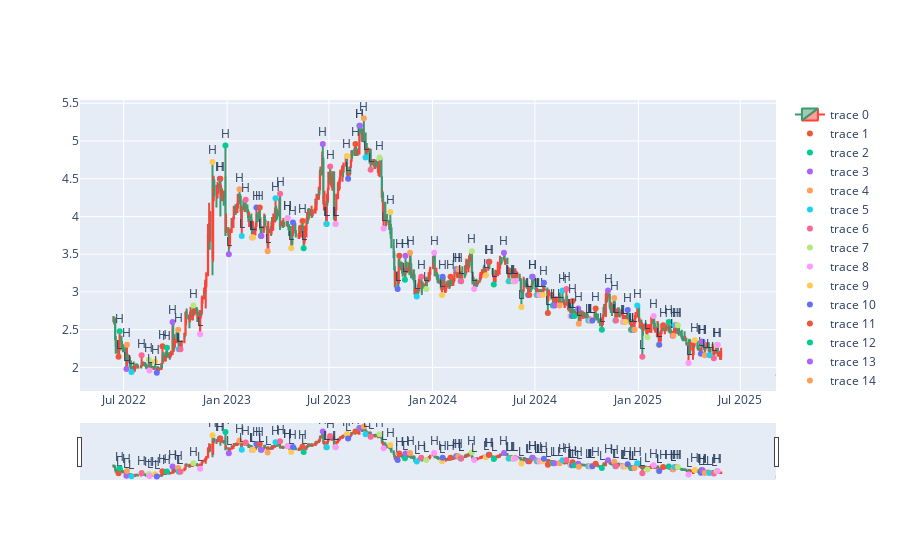

Notebook source saved alongside this figure:
### Code cell
import pandas as pd
import numpy as np
import plotly.graph_objects as go

# --- Step 1: Load Data ---
# ใช้ df ที่มีอยู่แล้วใน notebook

# --- Step 2: หา Swing Points ---
def detect_swings(df, window=5):
    swings = []
    for i in range(window, len(df)-window):
        if df['high_price'][i] == max(df['high_price'][i-window:i+window]):
            swings.append((i, df['high_price'][i], 'H'))
        elif df['low_price'][i] == min(df['low_price'][i-window:i+window]):
            swings.append((i, df['low_price'][i], 'L'))
    return swings

swings = detect_swings(df)

# --- Step 3: ตรวจจับ Harmonic Pattern ---
def is_gartley(xa, ab, bc, cd):
    return (0.618*xa <= ab <= 0.618*xa) and (0.382*ab <= bc <= 0.886*ab) and (0.786*xa <= cd <= 0.786*xa)

# (ต่อยอดได้อีกหลายแพทเทิร์น)

# --- Step 4: Visualization ---
fig = go.Figure(data=[go.Candlestick(x=df['time'],
                                     open=df['open_price'], high=df['high_price'],
                                     low=df['low_price'], close=df['close_price'])])
for i, price, typ in swings:
    fig.add_trace(go.Scatter(x=[df['time'][i]], y=[price],
                             mode="markers+text",
                             text=typ, textposition="top center"))

fig.show()

### Figure 1 — Plotly figure (JSON) as saved in the notebook; plotly's stock layout.template omitted (floating-point values rounded to 4 significant figures; data arrays with more than 128 entries replaced by an {"elided": "..."} marker saying what was removed)
{"data": [{"close": {"elided": "722 float values"}, "high": {"elided": "722 float values"}, "low": {"elided": "722 float values"}, "open": {"elided": "722 float values"}, "type": "candlestick", "x": {"elided": "722 str values"}}, {"mode": "markers+text", "text": "L", "textposition": "top center", "type": "scatter", "x": ["2022-06-22T00:00:00"], "y": [2.14]}, {"mode": "markers+text", "text": "H", "textposition": "top center", "type": "scatter", "x": ["2022-06-24T00:00:00"], "y": [2.48]}, {"mode": "markers+text", "text": "L", "textposition": "top center", "type": "scatter", "x": ["2022-07-06T00:00:00"], "y": [1.98]}, {"mode": "markers+text", "text": "H", "textposition": "top center", "type": "scatter", "x": ["2022-07-07T00:00:00"], "y": [2.3]}, {"mode": "markers+text", "text": "L", "textposition": "top center", "type": "scatter", "x": ["2022-07-15T00:00:00"], "y": [1.94]}, {"mode": "markers+text", "text": "H", "textposition": "top center", "type": "scatter", "x": ["2022-08-02T00:00:00"], "y": [2.16]}, {"mode": "markers+text", "text": "H", "textposition": "top center", "type": "scatter", "x": ["2022-08-15T00:00:00"], "y": [2.1]}, {"mode": "markers+text", "text": "L", "textposition": "top center", "type": "scatter", "x": ["2022-08-16T00:00:00"], "y": [1.96]}, {"mode": "markers+text", "text": "H", "textposition": "top center", "type": "scatter", "x": ["2022-08-26T00:00:00"], "y": [2.08]}, {"mode": "markers+text", "text": "L", "textposition": "top center", "type": "scatter", "x": ["2022-08-29T00:00:00"], "y": [1.93]}, {"mode": "markers+text", "text": "H", "textposition": "top center", "type": "scatter", "x": ["2022-09-08T00:00:00"], "y": [2.28]}, {"mode": "markers+text", "text": "H", "textposition": "top center", "type": "scatter", "x": ["2022-09-16T00:00:00"], "y": [2.26]}, {"mode": "markers+text", "text": "H", "textposition": "top center", "type": "scatter", "x": ["2022-09-26T00:00:00"], "y": [2.6]}, {"mode": "markers+text", "text": "H", "textposition": "top center", "type": "scatter", "x": ["2022-10-06T00:00:00"], "y": [2.5]}, {"mode": "markers+text", "text": "L", "textposition": "top center", "type": "scatter", "x": ["2022-10-07T00:00:00"], "y": [2.24]}, {"mode": "markers+text", "text": "L", "textposition": "top center", "type": "scatter", "x": ["2022-10-10T00:00:00"], "y": [2.24]}, {"mode": "markers+text", "text": "H", "textposition": "top center", "type": "scatter", "x": ["2022-11-02T00:00:00"], "y": [2.82]}, {"mode": "markers+text", "text": "L", "textposition": "top center", "type": "scatter", "x": ["2022-11-14T00:00:00"], "y": [2.44]}, {"mode": "markers+text", "text": "H", "textposition": "top center", "type": "scatter", "x": ["2022-12-06T00:00:00"], "y": [4.72]}, {"mode": "markers+text", "text": "H", "textposition": "top center", "type": "scatter", "x": ["2022-12-19T00:00:00"], "y": [4.5]}, {"mode": "markers+text", "text": "H", "textposition": "top center", "type": "scatter", "x": ["2022-12-20T00:00:00"], "y": [4.5]}, {"mode": "markers+text", "text": "H", "textposition": "top center", "type": "scatter", "x": ["2022-12-29T00:00:00"], "y": [4.94]}, {"mode": "markers+text", "text": "L", "textposition": "top center", "type": "scatter", "x": ["2023-01-04T00:00:00"], "y": [3.5]}, {"mode": "markers+text", "text": "H", "textposition": "top center", "type": "scatter", "x": ["2023-01-23T00:00:00"], "y": [4.36]}, {"mode": "markers+text", "text": "L", "textposition": "top center", "type": "scatter", "x": ["2023-01-27T00:00:00"], "y": [3.74]}, {"mode": "markers+text", "text": "H", "textposition": "top center", "type": "scatter", "x": ["2023-02-03T00:00:00"], "y": [4.22]}, {"mode": "markers+text", "text": "L", "textposition": "top center", "type": "scatter", "x": ["2023-02-14T00:00:00"], "y": [3.72]}, {"mode": "markers+text", "text": "L", "textposition": "top center", "type": "scatter", "x": ["2023-02-15T00:00:00"], "y": [3.72]}, {"mode": "markers+text", "text": "L", "textposition": "top center", "type": "scatter", "x": ["2023-02-16T00:00:00"], "y": [3.72]}, {"mode": "markers+text", "text": "H", "textposition": "top center", "type": "scatter", "x": ["2023-02-22T00:00:00"], "y": [4.12]}, {"mode": "markers+text", "text": "H", "textposition": "top center", "type": "scatter", "x": ["2023-02-28T00:00:00"], "y": [4.12]}, {"mode": "markers+text", "text": "L", "textposition": "top center", "type": "scatter", "x": ["2023-03-02T00:00:00"], "y": [3.74]}, {"mode": "markers+text", "text": "L", "textposition": "top center", "type": "scatter", "x": ["2023-03-03T00:00:00"], "y": [3.74]}, {"mode": "markers+text", "text": "L", "textposition": "top center", "type": "scatter", "x": ["2023-03-14T00:00:00"], "y": [3.54]}, {"mode": "markers+text", "text": "H", "textposition": "top center", "type": "scatter", "x": ["2023-03-28T00:00:00"], "y": [4.24]}, {"mode": "markers+text", "text": "H", "textposition": "top center", "type": "scatter", "x": ["2023-04-05T00:00:00"], "y": [4.3]}, {"mode": "markers+text", "text": "H", "textposition": "top center", "type": "scatter", "x": ["2023-04-18T00:00:00"], "y": [3.98]}, {"mode": "markers+text", "text": "H", "textposition": "top center", "type": "scatter", "x": ["2023-04-19T00:00:00"], "y": [3.98]}, {"mode": "markers+text", "text": "L", "textposition": "top center", "type": "scatter", "x": ["2023-04-25T00:00:00"], "y": [3.58]}, {"mode": "markers+text", "text": "H", "textposition": "top center", "type": "scatter", "x": ["2023-04-28T00:00:00"], "y": [3.92]}, {"mode": "markers+text", "text": "H", "textposition": "top center", "type": "scatter", "x": ["2023-05-15T00:00:00"], "y": [3.94]}, {"mode": "markers+text", "text": "L", "textposition": "top center", "type": "scatter", "x": ["2023-05-17T00:00:00"], "y": [3.58]}, {"mode": "markers+text", "text": "H", "textposition": "top center", "type": "scatter", "x": ["2023-06-20T00:00:00"], "y": [4.96]}, {"mode": "markers+text", "text": "L", "textposition": "top center", "type": "scatter", "x": ["2023-06-26T00:00:00"], "y": [3.9]}, {"mode": "markers+text", "text": "L", "textposition": "top center", "type": "scatter", "x": ["2023-06-27T00:00:00"], "y": [3.9]}, {"mode": "markers+text", "text": "H", "textposition": "top center", "type": "scatter", "x": ["2023-07-03T00:00:00"], "y": [4.66]}, {"mode": "markers+text", "text": "L", "textposition": "top center", "type": "scatter", "x": ["2023-07-12T00:00:00"], "y": [3.9]}, {"mode": "markers+text", "text": "L", "textposition": "top center", "type": "scatter", "x": ["2023-07-13T00:00:00"], "y": [3.9]}, {"mode": "markers+text", "text": "H", "textposition": "top center", "type": "scatter", "x": ["2023-08-02T00:00:00"], "y": [4.8]}, {"mode": "markers+text", "text": "L", "textposition": "top center", "type": "scatter", "x": ["2023-08-04T00:00:00"], "y": [4.5]}, {"mode": "markers+text", "text": "H", "textposition": "top center", "type": "scatter", "x": ["2023-08-17T00:00:00"], "y": [4.96]}, {"mode": "markers+text", "text": "H", "textposition": "top center", "type": "scatter", "x": ["2023-08-24T00:00:00"], "y": [5.2]}, {"mode": "markers+text", "text": "H", "textposition": "top center", "type": "scatter", "x": ["2023-08-25T00:00:00"], "y": [5.2]}, {"mode": "markers+text", "text": "H", "textposition": "top center", "type": "scatter", "x": ["2023-09-01T00:00:00"], "y": [5.3]}, {"mode": "markers+text", "text": "L", "textposition": "top center", "type": "scatter", "x": ["2023-09-04T00:00:00"], "y": [4.78]}, {"mode": "markers+text", "text": "L", "textposition": "top center", "type": "scatter", "x": ["2023-09-13T00:00:00"], "y": [4.62]}, {"mode": "markers+text", "text": "H", "textposition": "top center", "type": "scatter", "x": ["2023-09-29T00:00:00"], "y": [4.78]}, {"mode": "markers+text", "text": "L", "textposition": "top center", "type": "scatter", "x": ["2023-10-06T00:00:00"], "y": [3.84]}, {"mode": "markers+text", "text": "H", "textposition": "top center", "type": "scatter", "x": ["2023-10-18T00:00:00"], "y": [4.06]}, {"mode": "markers+text", "text": "L", "textposition": "top center", "type": "scatter", "x": ["2023-10-31T00:00:00"], "y": [3.04]}, {"mode": "markers+text", "text": "H", "textposition": "top center", "type": "scatter", "x": ["2023-11-03T00:00:00"], "y": [3.48]}, {"mode": "markers+text", "text": "L", "textposition": "top center", "type": "scatter", "x": ["2023-11-13T00:00:00"], "y": [3.16]}, {"mode": "markers+text", "text": "H", "textposition": "top center", "type": "scatter", "x": ["2023-11-14T00:00:00"], "y": [3.48]}, {"mode": "markers+text", "text": "H", "textposition": "top center", "type": "scatter", "x": ["2023-11-22T00:00:00"], "y": [3.52]}, {"mode": "markers+text", "text": "L", "textposition": "top center", "type": "scatter", "x": ["2023-12-04T00:00:00"], "y": [2.94]}, {"mode": "markers+text", "text": "H", "textposition": "top center", "type": "scatter", "x": ["2023-12-12T00:00:00"], "y": [3.2]}, {"mode": "markers+text", "text": "L", "textposition": "top center", "type": "scatter", "x": ["2023-12-21T00:00:00"], "y": [3.04]}, {"mode": "markers+text", "text": "H", "textposition": "top center", "type": "scatter", "x": ["2024-01-04T00:00:00"], "y": [3.52]}, {"mode": "markers+text", "text": "L", "textposition": "top center", "type": "scatter", "x": ["2024-01-18T00:00:00"], "y": [2.96]}, {"mode": "markers+text", "text": "H", "textposition": "top center", "type": "scatter", "x": ["2024-01-19T00:00:00"], "y": [3.2]}, {"mode": "markers+text", "text": "H", "textposition": "top center", "type": "scatter", "x": ["2024-02-02T00:00:00"], "y": [3.2]}, {"mode": "markers+text", "text": "H", "textposition": "top center", "type": "scatter", "x": ["2024-02-12T00:00:00"], "y": [3.3]}, {"mode": "markers+text", "text": "H", "textposition": "top center", "type": "scatter", "x": ["2024-02-13T00:00:00"], "y": [3.3]}, {"mode": "markers+text", "text": "H", "textposition": "top center", "type": "scatter", "x": ["2024-02-16T00:00:00"], "y": [3.3]}, {"mode": "markers+text", "text": "L", "textposition": "top center", "type": "scatter", "x": ["2024-02-20T00:00:00"], "y": [3.14]}, {"mode": "markers+text", "text": "L", "textposition": "top center", "type": "scatter", "x": ["2024-02-21T00:00:00"], "y": [3.14]}, {"mode": "markers+text", "text": "H", "textposition": "top center", "type": "scatter", "x": ["2024-03-11T00:00:00"], "y": [3.54]}, {"mode": "markers+text", "text": "L", "textposition": "top center", "type": "scatter", "x": ["2024-03-15T00:00:00"], "y": [3.04]}, {"mode": "markers+text", "text": "L", "textposition": "top center", "type": "scatter", "x": ["2024-04-05T00:00:00"], "y": [3.22]}, {"mode": "markers+text", "text": "H", "textposition": "top center", "type": "scatter", "x": ["2024-04-10T00:00:00"], "y": [3.4]}, {"mode": "markers+text", "text": "H", "textposition": "top center", "type": "scatter", "x": ["2024-04-11T00:00:00"], "y": [3.4]}, {"mode": "markers+text", "text": "L", "textposition": "top center", "type": "scatter", "x": ["2024-04-19T00:00:00"], "y": [3.1]}, {"mode": "markers+text", "text": "H", "textposition": "top center", "type": "scatter", "x": ["2024-05-07T00:00:00"], "y": [3.52]}, {"mode": "markers+text", "text": "L", "textposition": "top center", "type": "scatter", "x": ["2024-05-15T00:00:00"], "y": [3.14]}, {"mode": "markers+text", "text": "L", "textposition": "top center", "type": "scatter", "x": ["2024-05-16T00:00:00"], "y": [3.14]}, {"mode": "markers+text", "text": "L", "textposition": "top center", "type": "scatter", "x": ["2024-05-23T00:00:00"], "y": [3.14]}, {"mode": "markers+text", "text": "L", "textposition": "top center", "type": "scatter", "x": ["2024-05-24T00:00:00"], "y": [3.14]}, {"mode": "markers+text", "text": "L", "textposition": "top center", "type": "scatter", "x": ["2024-05-27T00:00:00"], "y": [3.14]}, {"mode": "markers+text", "text": "L", "textposition": "top center", "type": "scatter", "x": ["2024-06-07T00:00:00"], "y": [2.8]}, {"mode": "markers+text", "text": "L", "textposition": "top center", "type": "scatter", "x": ["2024-06-19T00:00:00"], "y": [2.96]}, {"mode": "markers+text", "text": "L", "textposition": "top center", "type": "scatter", "x": ["2024-06-21T00:00:00"], "y": [2.96]}, {"mode": "markers+text", "text": "H", "textposition": "top center", "type": "scatter", "x": ["2024-06-26T00:00:00"], "y": [3.2]}, {"mode": "markers+text", "text": "H", "textposition": "top center", "type": "scatter", "x": ["2024-06-27T00:00:00"], "y": [3.2]}, {"mode": "markers+text", "text": "L", "textposition": "top center", "type": "scatter", "x": ["2024-07-04T00:00:00"], "y": [2.96]}, {"mode": "markers+text", "text": "L", "textposition": "top center", "type": "scatter", "x": ["2024-07-05T00:00:00"], "y": [2.96]}, {"mode": "markers+text", "text": "L", "textposition": "top center", "type": "scatter", "x": ["2024-07-08T00:00:00"], "y": [2.96]}, {"mode": "markers+text", "text": "L", "textposition": "top center", "type": "scatter", "x": ["2024-07-09T00:00:00"], "y": [2.96]}, {"mode": "markers+text", "text": "L", "textposition": "top center", "type": "scatter", "x": ["2024-07-10T00:00:00"], "y": [2.96]}, {"mode": "markers+text", "text": "L", "textposition": "top center", "type": "scatter", "x": ["2024-07-15T00:00:00"], "y": [2.96]}, {"mode": "markers+text", "text": "H", "textposition": "top center", "type": "scatter", "x": ["2024-07-17T00:00:00"], "y": [3.12]}, {"mode": "markers+text", "text": "L", "textposition": "top center", "type": "scatter", "x": ["2024-07-24T00:00:00"], "y": [2.72]}, {"mode": "markers+text", "text": "L", "textposition": "top center", "type": "scatter", "x": ["2024-08-02T00:00:00"], "y": [2.82]}, {"mode": "markers+text", "text": "L", "textposition": "top center", "type": "scatter", "x": ["2024-08-05T00:00:00"], "y": [2.82]}, {"mode": "markers+text", "text": "L", "textposition": "top center", "type": "scatter", "x": ["2024-08-14T00:00:00"], "y": [2.82]}, {"mode": "markers+text", "text": "H", "textposition": "top center", "type": "scatter", "x": ["2024-08-19T00:00:00"], "y": [3.02]}, {"mode": "markers+text", "text": "H", "textposition": "top center", "type": "scatter", "x": ["2024-08-26T00:00:00"], "y": [3.04]}, {"mode": "markers+text", "text": "L", "textposition": "top center", "type": "scatter", "x": ["2024-09-02T00:00:00"], "y": [2.68]}, {"mode": "markers+text", "text": "L", "textposition": "top center", "type": "scatter", "x": ["2024-09-03T00:00:00"], "y": [2.68]}, {"mode": "markers+text", "text": "L", "textposition": "top center", "type": "scatter", "x": ["2024-09-04T00:00:00"], "y": [2.68]}, {"mode": "markers+text", "text": "L", "textposition": "top center", "type": "scatter", "x": ["2024-09-05T00:00:00"], "y": [2.68]}, {"mode": "markers+text", "text": "H", "textposition": "top center", "type": "scatter", "x": ["2024-09-06T00:00:00"], "y": [2.88]}, {"mode": "markers+text", "text": "L", "textposition": "top center", "type": "scatter", "x": ["2024-09-09T00:00:00"], "y": [2.68]}, {"mode": "markers+text", "text": "H", "textposition": "top center", "type": "scatter", "x": ["2024-09-16T00:00:00"], "y": [2.78]}, {"mode": "markers+text", "text": "L", "textposition": "top center", "type": "scatter", "x": ["2024-09-17T00:00:00"], "y": [2.58]}, {"mode": "markers+text", "text": "L", "textposition": "top center", "type": "scatter", "x": ["2024-10-04T00:00:00"], "y": [2.62]}, {"mode": "markers+text", "text": "L", "textposition": "top center", "type": "scatter", "x": ["2024-10-07T00:00:00"], "y": [2.62]}, {"mode": "markers+text", "text": "L", "textposition": "top center", "type": "scatter", "x": ["2024-10-08T00:00:00"], "y": [2.62]}, {"mode": "markers+text", "text": "L", "textposition": "top center", "type": "scatter", "x": ["2024-10-09T00:00:00"], "y": [2.62]}, {"mode": "markers+text", "text": "L", "textposition": "top center", "type": "scatter", "x": ["2024-10-10T00:00:00"], "y": [2.62]}, {"mode": "markers+text", "text": "L", "textposition": "top center", "type": "scatter", "x": ["2024-10-11T00:00:00"], "y": [2.62]}, {"mode": "markers+text", "text": "H", "textposition": "top center", "type": "scatter", "x": ["2024-10-17T00:00:00"], "y": [2.78]}, {"mode": "markers+text", "text": "L", "textposition": "top center", "type": "scatter", "x": ["2024-10-28T00:00:00"], "y": [2.5]}, {"mode": "markers+text", "text": "H", "textposition": "top center", "type": "scatter", "x": ["2024-11-08T00:00:00"], "y": [3.02]}, {"mode": "markers+text", "text": "H", "textposition": "top center", "type": "scatter", "x": ["2024-11-19T00:00:00"], "y": [2.92]}, {"mode": "markers+text", "text": "L", "textposition": "top center", "type": "scatter", "x": ["2024-11-21T00:00:00"], "y": [2.62]}, {"mode": "markers+text", "text": "L", "textposition": "top center", "type": "scatter", "x": ["2024-11-22T00:00:00"], "y": [2.62]}, {"mode": "markers+text", "text": "L", "textposition": "top center", "type": "scatter", "x": ["2024-12-04T00:00:00"], "y": [2.6]}, {"mode": "markers+text", "text": "L", "textposition": "top center", "type": "scatter", "x": ["2024-12-06T00:00:00"], "y": [2.6]}, {"mode": "markers+text", "text": "L", "textposition": "top center", "type": "scatter", "x": ["2024-12-09T00:00:00"], "y": [2.6]}, {"mode": "markers+text", "text": "H", "textposition": "top center", "type": "scatter", "x": ["2024-12-13T00:00:00"], "y": [2.76]}, {"mode": "markers+text", "text": "L", "textposition": "top center", "type": "scatter", "x": ["2024-12-19T00:00:00"], "y": [2.5]}, {"mode": "markers+text", "text": "L", "textposition": "top center", "type": "scatter", "x": ["2024-12-20T00:00:00"], "y": [2.5]}, {"mode": "markers+text", "text": "L", "textposition": "top center", "type": "scatter", "x": ["2024-12-24T00:00:00"], "y": [2.5]}, {"mode": "markers+text", "text": "L", "textposition": "top center", "type": "scatter", "x": ["2024-12-25T00:00:00"], "y": [2.5]}, {"mode": "markers+text", "text": "H", "textposition": "top center", "type": "scatter", "x": ["2024-12-30T00:00:00"], "y": [2.82]}, {"mode": "markers+text", "text": "L", "textposition": "top center", "type": "scatter", "x": ["2025-01-08T00:00:00"], "y": [2.14]}, {"mode": "markers+text", "text": "L", "textposition": "top center", "type": "scatter", "x": ["2025-01-17T00:00:00"], "y": [2.4]}, {"mode": "markers+text", "text": "H", "textposition": "top center", "type": "scatter", "x": ["2025-01-28T00:00:00"], "y": [2.68]}, {"mode": "markers+text", "text": "L", "textposition": "top center", "type": "scatter", "x": ["2025-02-06T00:00:00"], "y": [2.3]}, {"mode": "markers+text", "text": "L", "textposition": "top center", "type": "scatter", "x": ["2025-02-07T00:00:00"], "y": [2.3]}, {"mode": "markers+text", "text": "H", "textposition": "top center", "type": "scatter", "x": ["2025-02-14T00:00:00"], "y": [2.56]}, {"mode": "markers+text", "text": "H", "textposition": "top center", "type": "scatter", "x": ["2025-02-24T00:00:00"], "y": [2.6]}, {"mode": "markers+text", "text": "L", "textposition": "top center", "type": "scatter", "x": ["2025-03-03T00:00:00"], "y": [2.42]}, {"mode": "markers+text", "text": "L", "textposition": "top center", "type": "scatter", "x": ["2025-03-04T00:00:00"], "y": [2.42]}, {"mode": "markers+text", "text": "H", "textposition": "top center", "type": "scatter", "x": ["2025-03-06T00:00:00"], "y": [2.56]}, {"mode": "markers+text", "text": "H", "textposition": "top center", "type": "scatter", "x": ["2025-03-10T00:00:00"], "y": [2.56]}, {"mode": "markers+text", "text": "H", "textposition": "top center", "type": "scatter", "x": ["2025-03-12T00:00:00"], "y": [2.56]}, {"mode": "markers+text", "text": "L", "textposition": "top center", "type": "scatter", "x": ["2025-03-31T00:00:00"], "y": [2.06]}, {"mode": "markers+text", "text": "H", "textposition": "top center", "type": "scatter", "x": ["2025-04-11T00:00:00"], "y": [2.36]}, {"mode": "markers+text", "text": "L", "textposition": "top center", "type": "scatter", "x": ["2025-04-22T00:00:00"], "y": [2.18]}, {"mode": "markers+text", "text": "H", "textposition": "top center", "type": "scatter", "x": ["2025-04-23T00:00:00"], "y": [2.34]}, {"mode": "markers+text", "text": "H", "textposition": "top center", "type": "scatter", "x": ["2025-04-24T00:00:00"], "y": [2.34]}, {"mode": "markers+text", "text": "H", "textposition": "top center", "type": "scatter", "x": ["2025-04-25T00:00:00"], "y": [2.34]}, {"mode": "markers+text", "text": "L", "textposition": "top center", "type": "scatter", "x": ["2025-04-29T00:00:00"], "y": [2.16]}, {"mode": "markers+text", "text": "L", "textposition": "top center", "type": "scatter", "x": ["2025-05-07T00:00:00"], "y": [2.16]}, {"mode": "markers+text", "text": "L", "textposition": "top center", "type": "scatter", "x": ["2025-05-15T00:00:00"], "y": [2.12]}, {"mode": "markers+text", "text": "H", "textposition": "top center", "type": "scatter", "x": ["2025-05-20T00:00:00"], "y": [2.3]}, {"mode": "markers+text", "text": "H", "textposition": "top center", "type": "scatter", "x": ["2025-05-22T00:00:00"], "y": [2.3]}], "layout": {}}
